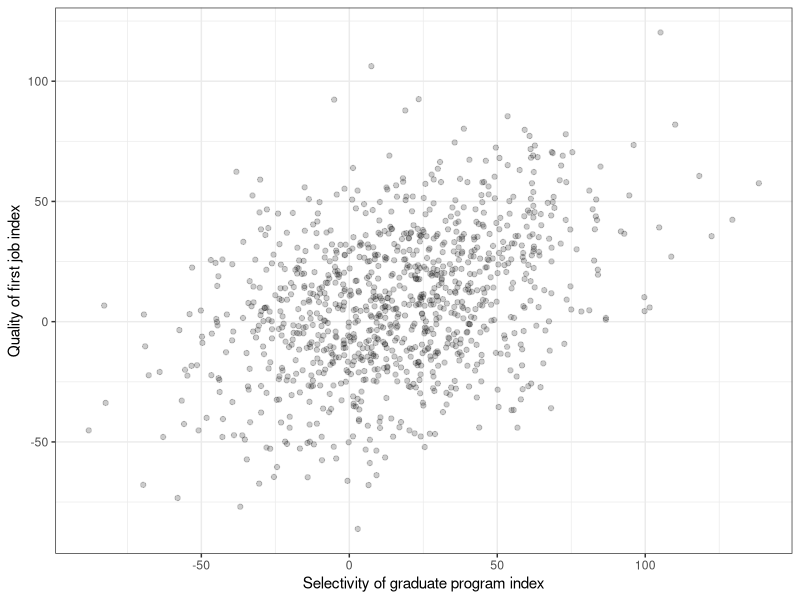
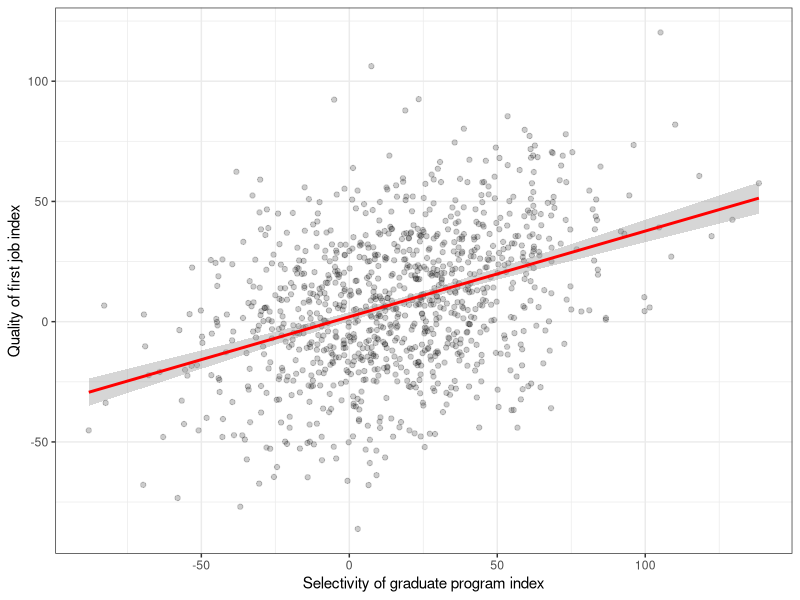
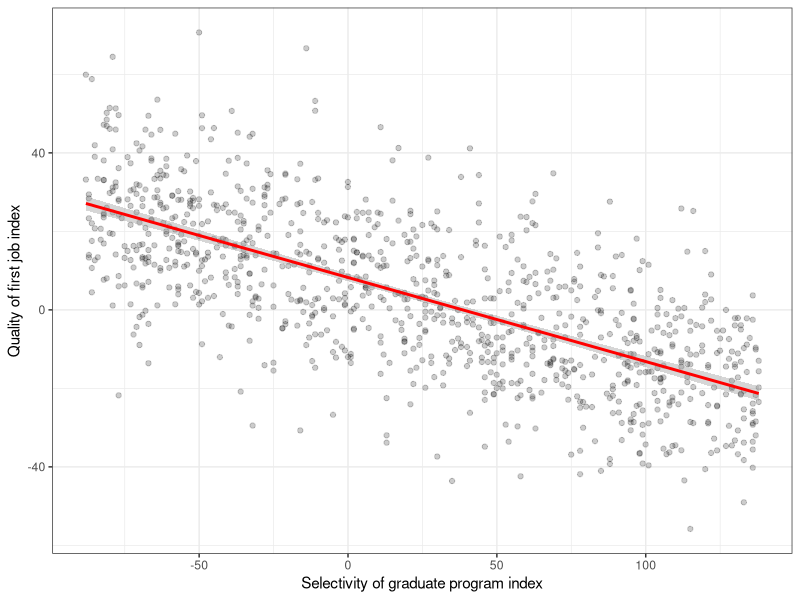
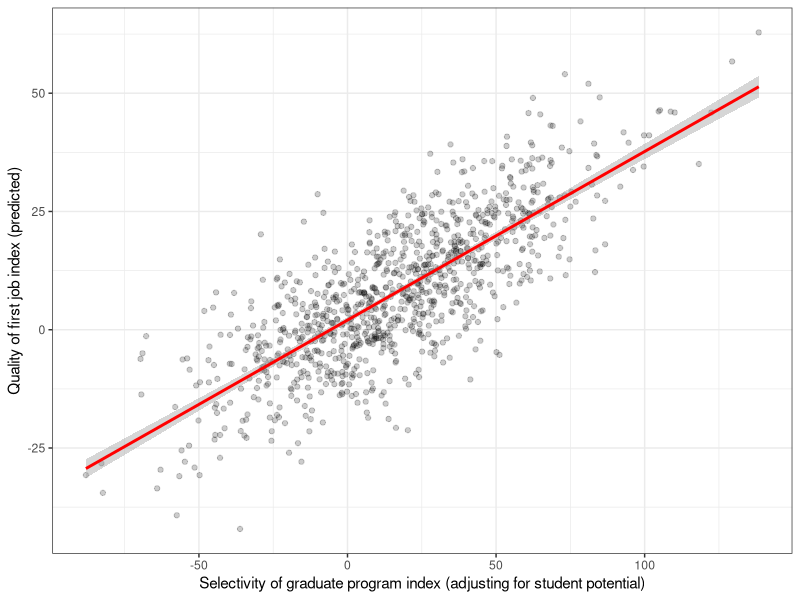
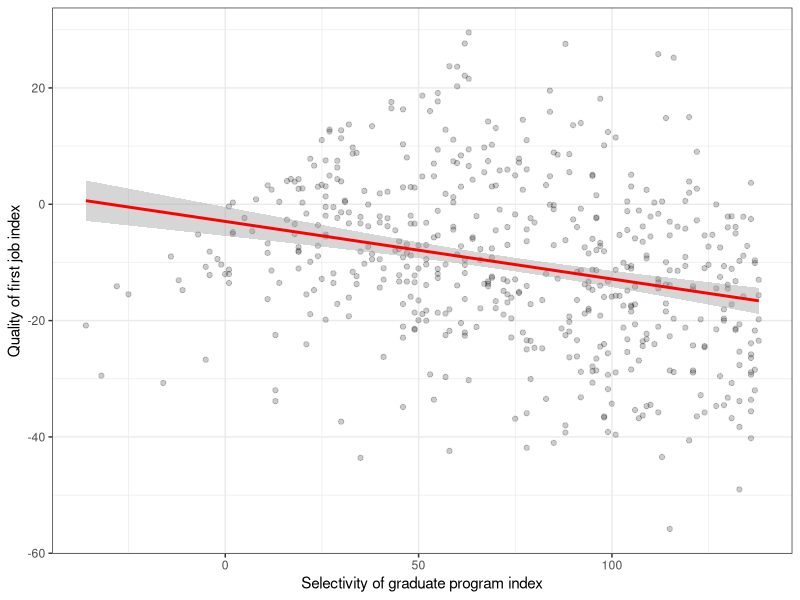

Source code (R) for these figures, in order:
## ---- chunk 1
set.seed(1988)

# sample size
N <- 1000

# student "potential"
W <- rnorm(N, mean=25, sd=50) 

# program selectivity
X <- 0.6*W + rnorm(N, mean=0, sd=15)

# quality of first job
Y <- 0.4*W - 0.2*X + rnorm(N, mean = 0, sd = 25)

# store everything
data <- data.frame(Y=Y, X=X, W=W)
## ---- chunk 2
library(ggplot2)
ggplot2::ggplot(data, aes(x=X, y=Y)) +
  geom_point(alpha=0.2) +
  labs(x = "Selectivity of graduate program index",
       y = "Quality of first job index") +
  theme_bw()
## ---- chunk 3
lm(Y~X, data=data)
## ---- chunk 4
ggplot2::ggplot(data, aes(x=X, y=Y)) +
  geom_point(alpha=0.2) +
  geom_smooth(method="lm", color="red") +
  labs(x = "Selectivity of graduate program index",
       y = "Quality of first job index") +
  theme_bw()
## ---- chunk 5
# let's simulate random assignment 
# of students to programs!
X <- sample(min(X):max(X),
            N, replace=TRUE)
# quality of first job
Y <- 0.3*W - 0.2*X + rnorm(N)
data$Xrand <- X
data$Ytrue <- Y

lm(Ytrue~Xrand, data=data)
## ---- chunk 6
ggplot2::ggplot(data, aes(x=Xrand, y=Ytrue)) +
  geom_point(alpha=0.2) +
  geom_smooth(method="lm", color="red") +
  labs(x = "Selectivity of graduate program index",
       y = "Quality of first job index") +
  theme_bw()
## ---- chunk 7
# Same regression
# Plus controls
reg <- lm(Y~X+W, data=data)
## ---- chunk 8
ggplot2::ggplot(data, 
                aes(x=X,
                    y=predict(reg, type = "response"))) +
  geom_point(alpha=0.2) +
  geom_smooth(method="lm", color="red") +
  labs(x = "Selectivity of graduate program index (adjusting for student potential)",
       y = "Quality of first job index (predicted)") +
  theme_bw()
## ---- chunk 9
# Registry of job market candidates
prob <- 1/(1+exp(-(X-Y*2)))
data$C <- rbinom(N, 1, prob=prob)

lm(Ytrue~Xrand, data=subset(data, C==1))
## ---- chunk 10
ggplot2::ggplot(subset(data, C==1), 
       aes(x=Xrand, y=Ytrue)) +
  geom_point(alpha=0.2) +
  geom_smooth(method="lm", color="red") +
  labs(x = "Selectivity of graduate program index",
       y = "Quality of first job index") +
  theme_bw()
